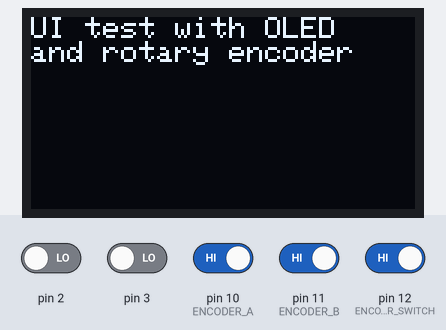
A sketch run on a simulated Arduino Mega 2560, built with avr-gcc and run on an emulated ATmega2560. Shown: 128×64 one-colour display. Inputs (shaded band) come from the test bench; at power-on: pin 10 (ENCODER_A), pin 11 (ENCODER_B), pin 12 (ENCODER_SWITCH) HIGH, pin 2, pin 3 LOW. What the sketch prints to the serial monitor is not drawn.

Above: at 0.1 s.
At 2.7 s:
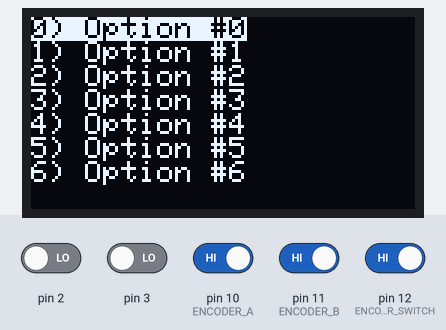
2.8 s: pin 2 driven HIGH
4.3 s: pin 12 (ENCODER_SWITCH) driven LOW
Timing chart, 0 to 7.3 s (numbered marks = the images above; inputs shaded):
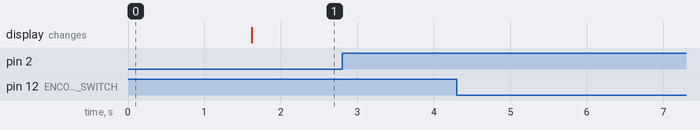

The sketch:

ui_encoder_test.ino
```cpp
#include <SPI.h>
#include <Wire.h>
#include <Adafruit_GFX.h>
#include <Adafruit_SSD1305.h>

// encoder_pins
#define ENCODER_A 10
#define ENCODER_B 11
#define ENCODER_SWITCH 12

// OLED pins
#define OLED_CLK 27
#define OLED_MOSI 26
#define OLED_CS 25
#define OLED_DC 28
#define OLED_RESET 24

// encoder variables
volatile int encoder_pos;
int last_encoder_pos;
volatile uint8_t last_a_state, last_b_state;
volatile unsigned long last_encoder_time;
unsigned long last_switch_time;
const uint8_t enc_bounce_time = 10;
const uint8_t switch_bounce_time = 200;
bool switch_pressed;

Adafruit_SSD1305 display(OLED_MOSI, OLED_CLK, OLED_DC, OLED_RESET, OLED_CS);

void setup()
{
  initEncoder();
  initDisplay();
  Serial.begin(9600);
  delay(500);
  Serial.println("Testing user interface control with encoder");
}

void loop()
{
  unsigned long cur_time = millis();
  checkSwitchState(cur_time);
  updateDisplay();
}

void updateDisplay()
{
  if (switch_pressed)
    encoder_pos = 0;
  uint8_t num_options = 7;
  if (encoder_pos != last_encoder_pos)
  {
    Serial.println("updating display");
    int8_t highlighted = encoder_pos % num_options;
    if (highlighted < 0)
      highlighted += num_options;
    last_encoder_pos = encoder_pos;
    display.clearDisplay();
    display.setCursor(0,0);
    Serial.print("highlighted option: ");
    Serial.println(highlighted);
    for (uint8_t i = 0; i < num_options; i++)
    {
      if (i == highlighted)
        display.setTextColor(BLACK,WHITE);
      else
        display.setTextColor(WHITE);
      display.print(i);
      display.print(") Option #");
      display.println(i);
    }
    display.display();
  }
}

void checkEncoderState()
{
  unsigned long cur_time = millis();
  if (cur_time - last_encoder_time > enc_bounce_time)
  {
    uint8_t enc_a_state = digitalRead(ENCODER_A);
    uint8_t enc_b_state = digitalRead(ENCODER_B);
    if (enc_a_state != last_a_state)
    {
      encoderAUpdate(enc_a_state, enc_b_state);
      last_encoder_time = cur_time;
    }
    else if (enc_b_state != last_b_state)
    {
      encoderBUpdate(enc_a_state, enc_b_state);
      last_encoder_time = cur_time;
    }
    Serial.print("last encoder state: ");
    Serial.println(last_encoder_pos);
  }
}

void checkSwitchState(unsigned long cur_time)
{
  if (cur_time - last_switch_time > switch_bounce_time)
  {
    if (digitalRead(ENCODER_SWITCH) == LOW)
    {
      switch_pressed = true;
      last_switch_time = cur_time;
      Serial.println("switch press detected");
    }
  }
  else if (switch_pressed)
  {
    switch_pressed = false;
    Serial.println("switch state reset");
  }
}

void initDisplay()
{
  display.begin();
  display.clearDisplay();
  display.setCursor(0,0);
  display.setTextColor(WHITE);
  display.println("UI test with OLED");
  display.println("and rotary encoder");
  display.display();
  delay(1000);
}

void initEncoder()
{
  // set encoder pin states
  pinMode(ENCODER_A, INPUT_PULLUP);
  pinMode(ENCODER_B, INPUT_PULLUP);
  pinMode(ENCODER_SWITCH, INPUT_PULLUP);

  // set interrupt functions
  attachInterrupt(0, checkEncoderState, CHANGE);
  attachInterrupt(1, checkEncoderState, CHANGE);

  // initialize encoder variables
  encoder_pos = 0;
  last_encoder_pos = 1;
  last_a_state = digitalRead(ENCODER_A);
  last_b_state = digitalRead(ENCODER_B);
  last_encoder_time = millis();
  last_switch_time = millis();
  switch_pressed = false;
}

void encoderAUpdate(uint8_t enc_a_state, uint8_t enc_b_state)
{
  last_a_state = enc_a_state;
  if (enc_a_state == HIGH)
  {
    if (enc_b_state == LOW)
      encoder_pos++;
    else
      encoder_pos--;
  }
  else
  {
    if (enc_b_state == HIGH)
      encoder_pos++;
    else
      encoder_pos--;
  }
  Serial.print("encoder updated to: ");
  Serial.println(encoder_pos);
}

void encoderBUpdate(uint8_t enc_a_state, uint8_t enc_b_state)
{
  last_b_state = enc_b_state;
  if (enc_b_state == HIGH)
  {
    if (enc_a_state == HIGH)
      encoder_pos++;
    else
      encoder_pos--;
  }
  else
  {
    if (enc_a_state == LOW)
      encoder_pos++;
    else
      encoder_pos--;
  }
  Serial.print("encoder updated to: ");
  Serial.println(encoder_pos);
}
```

Measured:
- after the input at 2.8 s, every drawn part: stays the same
- after the input at 4.3 s, every drawn part: stays the same
